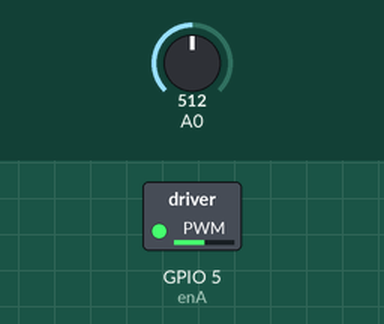
This sketch was run on a simulated ESP8266 (Wemos D1 mini). On the bench: switched loads named in the sketch (green lamp = pin HIGH). The inputs (shaded band) are chosen by the test bench; at power-on: A0 = 512.

Above: at 1.2 s.
1.3 s: A0 set to 716
At 1.7 s:
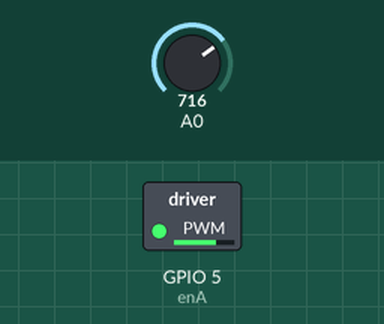
2.8 s: A0 set to 900
At 4.0 s:
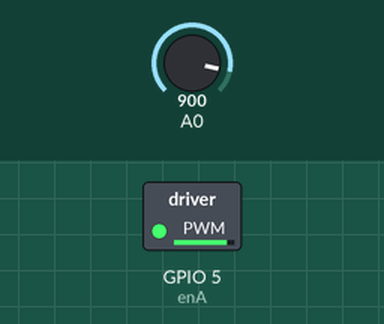
4.3 s: A0 set to 122
At 5.2 s:
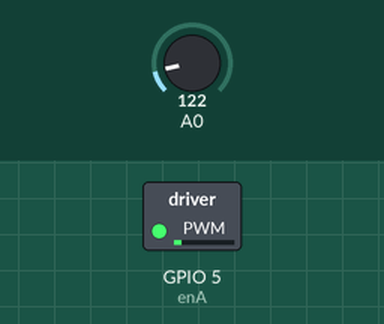
5.8 s: A0 set to 0
At 6.4 s:
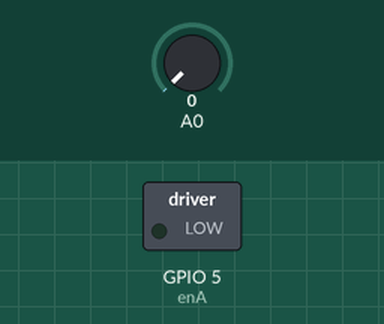
Timing chart, 0 to 8.3 s (numbered marks = the images above; inputs shaded):
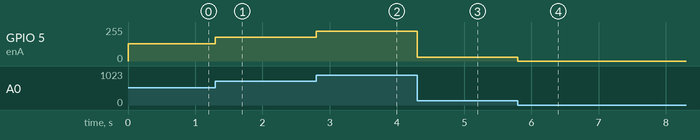

The sketch:

MotorSpeed.ino
```cpp
#define enA 5
#define in1 4
#define in2 0

int rotDirection = 0;

void setup() {
  pinMode(enA, OUTPUT);
  pinMode(in1, INPUT);
  pinMode(in2, INPUT);
  digitalWrite(in1, LOW);
  digitalWrite(in2, HIGH);
}
void loop() {
  int potValue = analogRead(A0);
  int pwmOutput = map(potValue, 0, 1023, 0, 255);
  analogWrite(enA, pwmOutput);
}
```

Measured:
- after the input at 1.3 s, GPIO 5 (enA): 128/255 → 178/255 at once
- after the input at 2.8 s, GPIO 5 (enA): 178/255 → 224/255 at once
- after the input at 4.3 s, GPIO 5 (enA): 224/255 → 30/255 at once
- after the input at 5.8 s, GPIO 5 (enA): 30/255 → 0/255 at once
